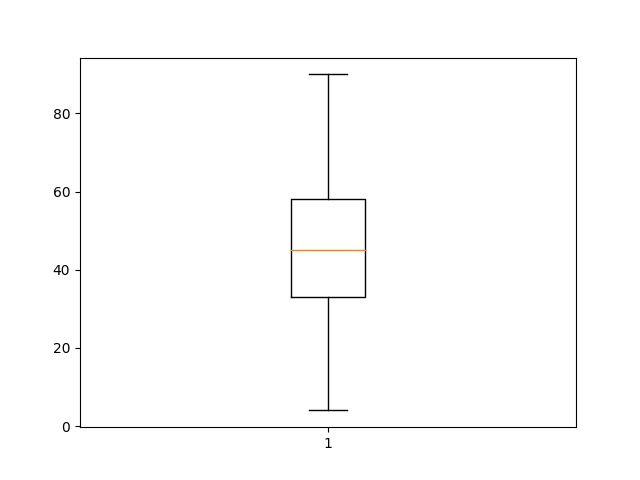

Python code for this plot:
import matplotlib.pyplot as plt
import pandas as pd
plt.switch_backend('agg')
df=pd.read_csv("/home/ubuntu/pucho/indian_liver_patient.csv")

fig=plt.figure()
ax=fig.add_subplot(1,1,1)
ax.boxplot(df['Age'])
plt.savefig('boxp.png')
